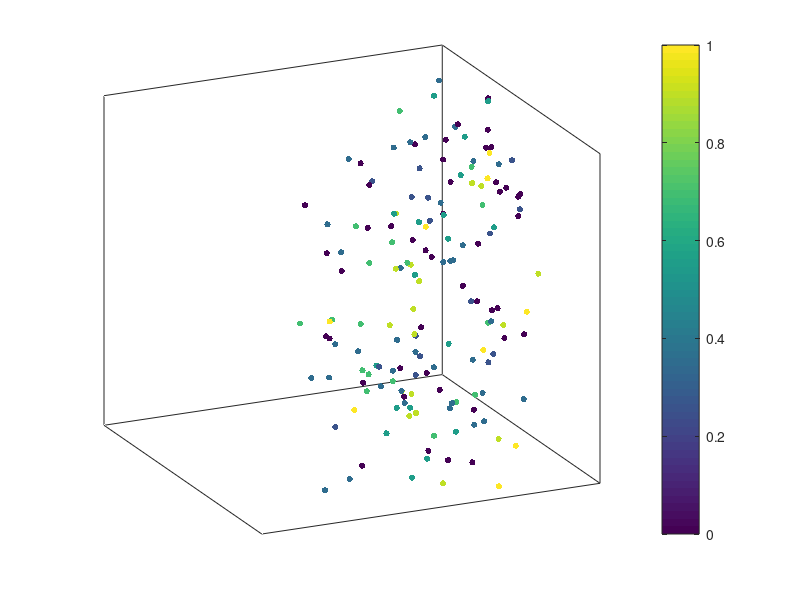

Here is the MATLAB script that generated this plot: (Note: this script raises an error after producing the figure.)
expr2 = importdata('Cells_8P_BMP.txt');
data2 = expr2.data;
name2 = expr2.textdata;

xlist_all = data2(:,1); ylist_all  = data2(:,2); zlist_all = data2(:,3);
sz = 20

embryo = figure
hold on
scatter3(xlist_all,ylist_all,zlist_all,sz,data2(:,4),'filled')
% axis equal;
% text(-2.8,-2.8,9,'A','FontSize',15)
% text(2.6,2.6,9,'P','FontSize',15)

view(65,20)
set(gca,'xtick',[],'xticklabel',[],'xlim',[-4,4])
set(gca,'ytick',[],'yticklabel',[],'ylim',[-4,4])
set(gca,'ztick',[5,6,7],'zticklabel',[7,8,9],'zlim',[7.5,8.5])
box on
colorbar('eastoutside')
ax = gca
load('MyColormapsRedGray','mycmap')
colormap(ax,mycmap)
title(['E6.75 8P Single Cells',sprintf('\n'),'BMP Signaling intensity',sprintf('\n')], 'FontSize',10);
set(embryo,'position',[100 100 500 450])
hold off